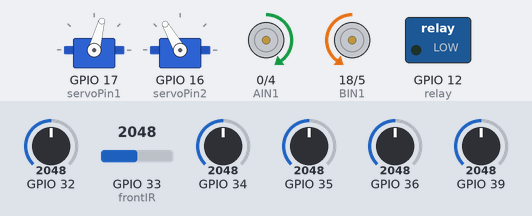
Recording of a sketch running on a simulated ESP32. Shown: 2 × servo, motor-driver pin pairs drawn as motors (green arrow = first pin HIGH = forward, orange = second pin HIGH = backward, longer = more drive, scaled by the enable pin), switched loads named in the sketch (green lamp = pin HIGH). The test bench sets the inputs (shaded band); at power-on: GPIO 32 = 2048, GPIO 35 = 2048, GPIO 36 = 2048, GPIO 39 = 2048, GPIO 34 = 2048, GPIO 33 (frontIR) = 2048.

Above: at 6.7 s.
6.8 s: GPIO 32 set to 542
9.5 s: GPIO 32 set to 490
At 12.1 s:
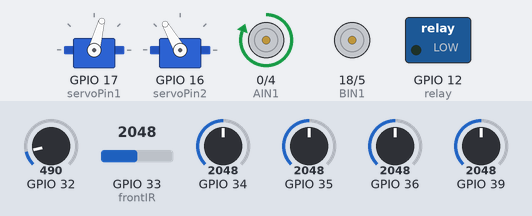
12.5 s: GPIO 35 set to 2866
14.0 s: GPIO 36 set to 460
At 14.3 s:
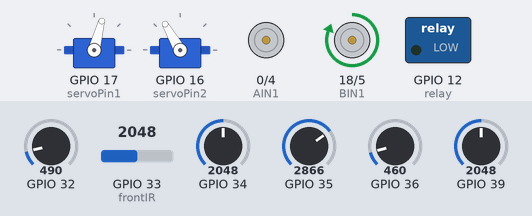
15.5 s: GPIO 39 set to 2866
At 16.7 s:
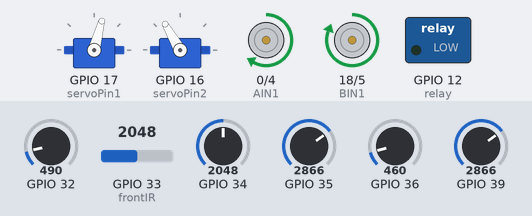
17.0 s: GPIO 34 set to 1228
At 18.0 s:
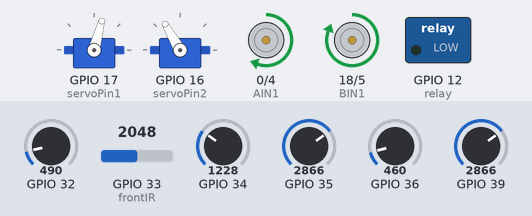
Timing chart, 0 to 19.5 s (numbered marks = the images above; inputs shaded):
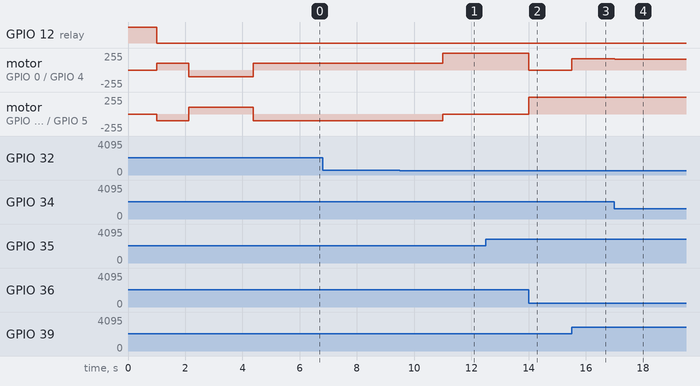

The sketch:

line_following_esp32_copy_20241127215113.ino
```cpp
#include <QTRSensors.h>
#include <Wire.h>
#include <Adafruit_VL6180X.h>
#include <ESP32Servo.h>

QTRSensors qtr;
Servo servo1;  // create servo object to control a servo
Servo servo2;
Adafruit_VL6180X vl = Adafruit_VL6180X();

const uint8_t SensorCount = 5;
uint16_t sensorValues[SensorCount];

bool isActionActive_left = false;
bool isBoxPicked = false;
unsigned long actionStartTime = 0;
const unsigned long actionDurationLeftTurn = 1500;

const int Kp = 10;
const int Kd = 40;
const int MaxSpeed = 255;
const int BaseSpeed = 230;
const int speedturn = 100;

// Motor A Pins
int AIN1 = 0;
int AIN2 = 4;
int enable1Pin = 15;

// Motor B Pins
int BIN1 = 18;
int BIN2 = 5;
int enable2Pin = 19;

#define TRIG1_PIN 25
#define ECHO1_PIN 26
#define TRIG2_PIN 27
#define ECHO2_PIN 14

int servoPin1 = 17;  // GPIO pin used to connect the servo control (digital out)
int servoPin2 = 16;

// Setting PWM properties
const int freq = 500;
const int pwmChannel1 = 0;
const int pwmChannel2 = 1;
const int resolution = 8;
int dutyCycle = 200;

int frontIR = 33;

int IR = 22;
int relay = 12;

// Target distance to maintain from the left wall
const int targetDistance = 100;  // in mm

unsigned long previousMillis = 0;            // Store the last time condition was met
unsigned long turnStartMillis = 0;           // Store the start time of the turn
unsigned long straightStartMillis = 0;       // Store the start time of the straight movement
const unsigned long turnDelay = 100;         // Delay before initiating turn (ms)
const unsigned long turnHoldTime = 100;      // Hold time for the turn (ms)
const unsigned long straightHoldTime = 100;  // Hold time for straight movement (ms)
bool isTurning = false;                      // Flag to track if the robot is currently turning
bool goStraight = false;                     // Flag to track if the robot should go straight after turning
bool boxPicked = false;


int lastError = 0;
int lastError_maze = 0;

void setup() {
  Serial.begin(115200);
  //Initialize VL6180X sensor
  if (!vl.begin()) {
    while (1)
      ;
  }
  // // Allow allocation of all timers
  // ESP32PWM::allocateTimer(0);
  // ESP32PWM::allocateTimer(1);
  // ESP32PWM::allocateTimer(2);
  // ESP32PWM::allocateTimer(3);
  servo1.setPeriodHertz(50);            // Standard 50hz servo
  servo1.attach(servoPin1, 500, 2500);  // attaches the servo on pin 18 to the servo object
                                        // using SG90 servo min/max of 500us and 2400us
                                        // for MG995 large servo, use 1000us and 2000us,
                                        // which are the defaults, so this line could be
                                        // "myservo.attach(servoPin);"
  servo2.setPeriodHertz(50);            // Standard 50hz servo
  servo2.attach(servoPin2, 500, 2500);

  // Sets motor pins as outputs
  pinMode(AIN1, OUTPUT);
  pinMode(AIN2, OUTPUT);
  pinMode(enable1Pin, OUTPUT);

  pinMode(BIN1, OUTPUT);
  pinMode(BIN2, OUTPUT);
  pinMode(enable2Pin, OUTPUT);

  // Configure PWM functionalities
  ledcSetup(pwmChannel1, freq, resolution);
  ledcSetup(pwmChannel2, freq, resolution);

  // Attach PWM channels to the GPIOs
  ledcAttachPin(enable1Pin, pwmChannel1);
  ledcAttachPin(enable2Pin, pwmChannel2);

  // Initialize ultrasonic sensor pins
  pinMode(TRIG1_PIN, OUTPUT);
  pinMode(ECHO1_PIN, INPUT);
  pinMode(TRIG2_PIN, OUTPUT);
  pinMode(ECHO2_PIN, INPUT);

  pinMode(relay, OUTPUT);

  // Initialize QTR sensor
  qtr.setTypeAnalog();
  qtr.setSensorPins((const uint8_t[]){ 36, 39, 34, 35, 32 }, SensorCount);

  digitalWrite(relay, HIGH);
  delay(500);
  servo1.write(75);
  servo2.write(120);
  delay(500);
  digitalWrite(relay, LOW);

  pinMode(frontIR, INPUT);
  pinMode(IR, INPUT);
  // delay(500);
  // pinMode(LED_BUILTIN, OUTPUT);
  // digitalWrite(LED_BUILTIN, HIGH);
  // delay(3000);

  // Calibrate QTR sensors
  for (int i = 0; i < 100; i++) {
    if (i < 25 || i >= 75) {
      move(0, speedturn, 1);
      move(1, speedturn, 0);
    } else {
      move(0, speedturn, 0);
      move(1, speedturn, 1);
    }
    qtr.calibrate();
    delay(20);
  }
  // delay(3000);
}

void loop() {

  // long distance1 = readUltrasonicDistance(TRIG1_PIN, ECHO1_PIN);
  // long distance2 = readUltrasonicDistance(TRIG2_PIN, ECHO2_PIN);
  // uint8_t distance_tof = vl.readRange();

  // if (distance_tof < 70 && !boxPicked) {

  //   digitalWrite(AIN1, LOW);
  //   digitalWrite(AIN2, LOW);

  //   digitalWrite(BIN1, LOW);
  //   digitalWrite(BIN2, LOW);
  //   Serial.println("Object detected");

  //   digitalWrite(relay, HIGH);
  //   delay(1000);
  //   Serial.println("Moving servo1 to 180 degrees");

  //   // servo1.write(180);
  //   // delay(1000);
  //   // servo1.write(90);
  //   // delay(1000);

  //   servo2.write(150);
  //   delay(1000);
  //   servo1.write(75);
  //   delay(1000);
  //   servo2.write(120);
  //   delay(1000);
  //   servo1.write(180);
  //   delay(1000);
  //   digitalWrite(relay, LOW);

  //   boxPicked = true;

  //   int j;
  //   for (int j = 0; j < 250; j++) {
  //     move(0, speedturn, 1);
  //     move(1, speedturn, 0);
  //     delay(20);
  //   }
  // }

  // if (distance2 > 300) {


    uint16_t position = qtr.readLineBlack(sensorValues);
    uint16_t frontIRStatus = analogRead(frontIR);
    // // uint8_t distance_tof = vl.readRange();
    // uint8_t distanceIR = digitalRead(IR);
    // Serial.print("Range: ");
    // Serial.println(distanceIR);


    // if (position > 2900 && frontIRStatus < 300) {
    //   move(1, speedturn, 1);
    //   move(0, speedturn, 0);
    //   return;
    // }
    // if (position < 1100) {
    //   move(1, speedturn, 0);
    //   move(0, speedturn, 1);
    //   return;
    // }
    if (sensorValues[0] > 500 && sensorValues[1] > 500 && sensorValues[2] > 500 && sensorValues[3] > 500 && sensorValues[4] > 500) {  // Start the action
      actionStartTime = millis();                                                                                                     // Record the start time
      isActionActive_left = true;                                                                                                     // Set the action as active
      return;
    }
    if (sensorValues[0] > 500 && sensorValues[1] > 500 && sensorValues[2] > 500 && sensorValues[3] < 300 && sensorValues[4] < 300) {  // Start the action
      actionStartTime = millis();                                                                                                     // Record the start time
      isActionActive_left = true;                                                                                                     // Set the action as active
      return;
    }
    if (isActionActive_left) {
      // Check if the action duration has elapsed
      if (millis() - actionStartTime >= actionDurationLeftTurn) {
        isActionActive_left = false;  // End the action after the duration
        // Optional: Add code to stop motors or reset state if necessary
        return;
      }
      // Perform the action during this time
      move(1, speedturn, 0);  // Example of an action
      move(0, speedturn, 1);
      return;
    }


    int error = position - 2000;
    int motorSpeed = Kp * error + Kd * (error - lastError);
    lastError = error;

    int rightMotorSpeed = BaseSpeed + motorSpeed;
    int leftMotorSpeed = BaseSpeed - motorSpeed;

    if (rightMotorSpeed > MaxSpeed) rightMotorSpeed = MaxSpeed;
    if (leftMotorSpeed > MaxSpeed) leftMotorSpeed = MaxSpeed;
    if (rightMotorSpeed < 0) rightMotorSpeed = 0;
    if (leftMotorSpeed < 0) leftMotorSpeed = 0;

    move(1, rightMotorSpeed, 1);
    move(0, leftMotorSpeed, 1);


  // else {
  //   // servo1.write(90);
  //   // servo2.write(120);

  //   // move(1, 100, 1);
  //   // move(0, 100, 1);
  //   // delay(1000);

  //   // Handle straight movement hold after turning
  //   if (goStraight) {
  //     if (millis() - straightStartMillis >= straightHoldTime) {
  //       goStraight = false;  // End the straight movement hold
  //     } else {
  //       move(1, BaseSpeed, 1);  // Move both motors forward
  //       move(0, BaseSpeed, 1);
  //       return;  // Continue going straight without executing PID control
  //     }
  //   }

  //   // Handle turning hold
  //   if (isTurning) {
  //     if (millis() - turnStartMillis >= turnHoldTime) {
  //       isTurning = false;               // End the turning action
  //       goStraight = true;               // Start going straight
  //       straightStartMillis = millis();  // Begin timing the straight hold
  //     }
  //     return;  // Exit to continue holding the turn
  //   }

  //   // Check if the distance conditions for initiating a turn are met
  //   if (distance1 > 300 || distance2 > 300) {
  //     unsigned long currentMillis = millis();

  //     // Check if turnDelay time has passed since last distance check
  //     if (currentMillis - previousMillis >= turnDelay) {
  //       previousMillis = currentMillis;  // Update the previousMillis time
  //       turnStartMillis = millis();      // Start timing the turn hold duration
  //       isTurning = true;                // Set turning flag to true

  //       // Execute turn based on which sensor triggered it
  //       if (distance1 > 300) {
  //         move(0, speedturn, 1);  // Turn left
  //         move(1, speedturn, 0);
  //       } else if (distance2 > 300) {
  //         move(0, speedturn, 0);  // Turn right
  //         move(1, speedturn, 1);
  //       }
  //       return;  // Exit loop to allow holding the turn
  //     }
  //   }

  //   // PID control continues as usual if no turn condition is met or turn has ended
  //   float error = targetDistance - distance1;
  //   int motorSpeed = Kp * error + Kd * (error - lastError_maze);
  //   lastError_maze = error;

  //   int rightMotorSpeed = BaseSpeed + motorSpeed;
  //   int leftMotorSpeed = BaseSpeed - motorSpeed;

  //   rightMotorSpeed = constrain(rightMotorSpeed, 0, MaxSpeed);
  //   leftMotorSpeed = constrain(leftMotorSpeed, 0, MaxSpeed);

  //   move(1, rightMotorSpeed, 1);
  //   move(0, leftMotorSpeed, 1);

  //   delay(100);  // Small delay to stabilize readings
  // }
}


void move(int motor, int speed, int direction) {
  boolean inPin1 = HIGH, inPin2 = LOW;
  if (direction == 1) {
    inPin1 = HIGH;
    inPin2 = LOW;
  } else {
    inPin1 = LOW;
    inPin2 = HIGH;
  }

  if (motor == 0) {
    ledcWrite(pwmChannel1, speed);
    digitalWrite(AIN1, inPin1);
    digitalWrite(AIN2, inPin2);

  } else if (motor == 1) {
    ledcWrite(pwmChannel2, speed);
    digitalWrite(BIN1, inPin1);
    digitalWrite(BIN2, inPin2);
  }
}


// Function to measure distance from an ultrasonic sensor
long readUltrasonicDistance(int trigPin, int echoPin) {
  digitalWrite(trigPin, LOW);
  delayMicroseconds(2);
  digitalWrite(trigPin, HIGH);
  delayMicroseconds(10);
  digitalWrite(trigPin, LOW);

  long duration = pulseIn(echoPin, HIGH);
  long distance = duration * 0.34 / 2;  // Convert to centimeters
  return distance;
}
```

Measured:
- the behaviour switches between 513 and 512 on GPIO 32 (found by bisection; images 0 and 1)
- after the input at 6.8 s, every drawn part: stays the same
- after the input at 9.5 s, motor on GPIO 0 (AIN1) / GPIO 4 (AIN2): forward 100/255 → forward 255/255 after 1.5 s; motor on GPIO 18 (BIN1) / GPIO 5 (BIN2): backward 100/255 → stopped after 1.5 s
- after the input at 14.0 s, motor on GPIO 0 (AIN1) / GPIO 4 (AIN2): forward 255/255 → stopped at once; motor on GPIO 18 (BIN1) / GPIO 5 (BIN2): stopped → forward 255/255 at once
- after the input at 15.5 s, motor on GPIO 0 (AIN1) / GPIO 4 (AIN2): stopped → forward 169/255 at once
- after the input at 17.0 s, motor on GPIO 0 (AIN1) / GPIO 4 (AIN2): forward 169/255 → forward 159/255 at once
